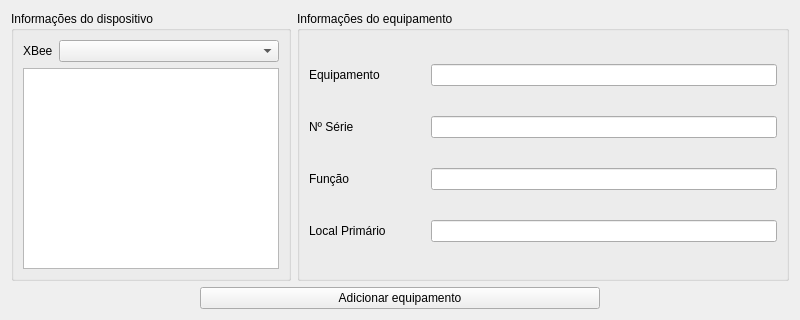
<?xml version="1.0" encoding="UTF-8"?>
<ui version="4.0">
 <class>AddEquipment</class>
 <widget class="QWidget" name="AddEquipment">
  <property name="geometry">
   <rect>
    <x>0</x>
    <y>0</y>
    <width>800</width>
    <height>320</height>
   </rect>
  </property>
  <property name="sizePolicy">
   <sizepolicy hsizetype="Fixed" vsizetype="Fixed">
    <horstretch>0</horstretch>
    <verstretch>0</verstretch>
   </sizepolicy>
  </property>
  <property name="minimumSize">
   <size>
    <width>800</width>
    <height>320</height>
   </size>
  </property>
  <property name="maximumSize">
   <size>
    <width>800</width>
    <height>320</height>
   </size>
  </property>
  <property name="windowTitle">
   <string>Adicionar Equipamento</string>
  </property>
  <layout class="QVBoxLayout" name="verticalLayout_3">
   <item>
    <layout class="QHBoxLayout" name="horizontalLayout_3" stretch="0,1">
     <property name="sizeConstraint">
      <enum>QLayout::SetFixedSize</enum>
     </property>
     <item>
      <layout class="QHBoxLayout" name="horizontalLayout_2">
       <item>
        <widget class="QGroupBox" name="groupBox">
         <property name="title">
          <string>Informações do dispositivo</string>
         </property>
         <layout class="QVBoxLayout" name="verticalLayout_4">
          <item>
           <layout class="QHBoxLayout" name="horizontalLayout_4">
            <item>
             <widget class="QLabel" name="label">
              <property name="text">
               <string>XBee</string>
              </property>
             </widget>
            </item>
            <item>
             <widget class="QComboBox" name="cbx_xbees">
              <property name="sizePolicy">
               <sizepolicy hsizetype="Preferred" vsizetype="Fixed">
                <horstretch>1</horstretch>
                <verstretch>0</verstretch>
               </sizepolicy>
              </property>
             </widget>
            </item>
           </layout>
          </item>
          <item>
           <widget class="QListWidget" name="list_xbees"/>
          </item>
         </layout>
        </widget>
       </item>
      </layout>
     </item>
     <item>
      <layout class="QHBoxLayout" name="horizontalLayout">
       <item>
        <widget class="QGroupBox" name="groupBox_2">
         <property name="title">
          <string>Informações do equipamento</string>
         </property>
         <layout class="QVBoxLayout" name="verticalLayout_5">
          <item>
           <layout class="QHBoxLayout" name="horizontalLayout_9">
            <item>
             <widget class="QLabel" name="label_2">
              <property name="sizePolicy">
               <sizepolicy hsizetype="Preferred" vsizetype="Preferred">
                <horstretch>1</horstretch>
                <verstretch>0</verstretch>
               </sizepolicy>
              </property>
              <property name="text">
               <string>Equipamento</string>
              </property>
             </widget>
            </item>
            <item>
             <widget class="QLineEdit" name="ledit_equipment">
              <property name="sizePolicy">
               <sizepolicy hsizetype="Preferred" vsizetype="Fixed">
                <horstretch>3</horstretch>
                <verstretch>0</verstretch>
               </sizepolicy>
              </property>
              <property name="baseSize">
               <size>
                <width>0</width>
                <height>0</height>
               </size>
              </property>
             </widget>
            </item>
           </layout>
          </item>
          <item>
           <layout class="QHBoxLayout" name="horizontalLayout_12">
            <item>
             <widget class="QLabel" name="label_3">
              <property name="sizePolicy">
               <sizepolicy hsizetype="Preferred" vsizetype="Preferred">
                <horstretch>1</horstretch>
                <verstretch>0</verstretch>
               </sizepolicy>
              </property>
              <property name="text">
               <string>Nº Série</string>
              </property>
             </widget>
            </item>
            <item>
             <widget class="QLineEdit" name="ledit_nserie">
              <property name="sizePolicy">
               <sizepolicy hsizetype="Preferred" vsizetype="Fixed">
                <horstretch>3</horstretch>
                <verstretch>0</verstretch>
               </sizepolicy>
              </property>
              <property name="baseSize">
               <size>
                <width>5</width>
                <height>0</height>
               </size>
              </property>
             </widget>
            </item>
           </layout>
          </item>
          <item>
           <layout class="QHBoxLayout" name="horizontalLayout_10">
            <item>
             <widget class="QLabel" name="label_4">
              <property name="sizePolicy">
               <sizepolicy hsizetype="Preferred" vsizetype="Preferred">
                <horstretch>1</horstretch>
                <verstretch>0</verstretch>
               </sizepolicy>
              </property>
              <property name="text">
               <string>Função</string>
              </property>
             </widget>
            </item>
            <item>
             <widget class="QLineEdit" name="ledit_function">
              <property name="sizePolicy">
               <sizepolicy hsizetype="Preferred" vsizetype="Fixed">
                <horstretch>3</horstretch>
                <verstretch>0</verstretch>
               </sizepolicy>
              </property>
              <property name="baseSize">
               <size>
                <width>5</width>
                <height>0</height>
               </size>
              </property>
             </widget>
            </item>
           </layout>
          </item>
          <item>
           <layout class="QHBoxLayout" name="horizontalLayout_11">
            <item>
             <widget class="QLabel" name="label_5">
              <property name="sizePolicy">
               <sizepolicy hsizetype="Preferred" vsizetype="Preferred">
                <horstretch>1</horstretch>
                <verstretch>0</verstretch>
               </sizepolicy>
              </property>
              <property name="text">
               <string>Local Primário</string>
              </property>
             </widget>
            </item>
            <item>
             <widget class="QLineEdit" name="ledit_primary_place">
              <property name="sizePolicy">
               <sizepolicy hsizetype="Preferred" vsizetype="Fixed">
                <horstretch>3</horstretch>
                <verstretch>0</verstretch>
               </sizepolicy>
              </property>
             </widget>
            </item>
           </layout>
          </item>
         </layout>
        </widget>
       </item>
      </layout>
     </item>
    </layout>
   </item>
   <item>
    <layout class="QVBoxLayout" name="verticalLayout_2" stretch="0">
     <property name="sizeConstraint">
      <enum>QLayout::SetFixedSize</enum>
     </property>
     <item alignment="Qt::AlignHCenter">
      <widget class="QPushButton" name="btn_add_equipment">
       <property name="sizePolicy">
        <sizepolicy hsizetype="Minimum" vsizetype="Fixed">
         <horstretch>0</horstretch>
         <verstretch>0</verstretch>
        </sizepolicy>
       </property>
       <property name="minimumSize">
        <size>
         <width>400</width>
         <height>0</height>
        </size>
       </property>
       <property name="maximumSize">
        <size>
         <width>400</width>
         <height>16777215</height>
        </size>
       </property>
       <property name="text">
        <string>Adicionar equipamento</string>
       </property>
      </widget>
     </item>
    </layout>
   </item>
  </layout>
 </widget>
 <resources/>
 <connections/>
</ui>
